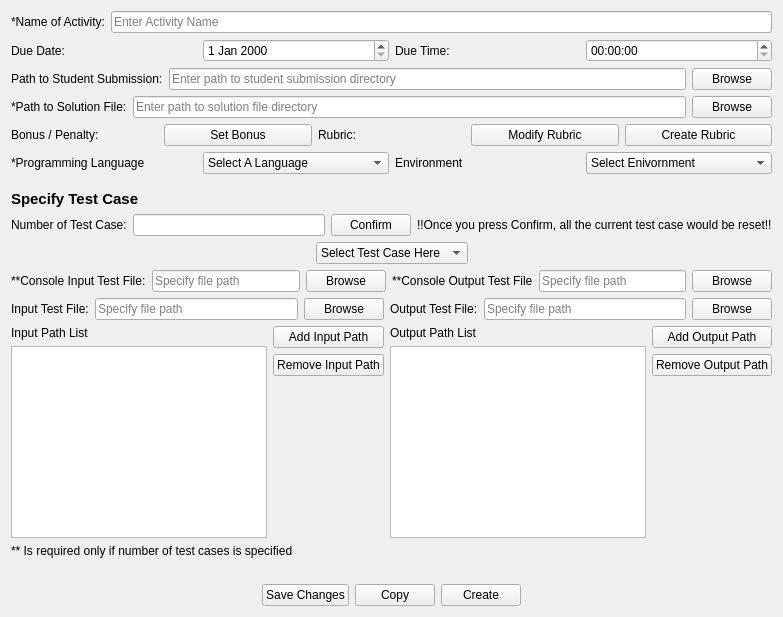
        <widget class="QWidget" name="CreateProgrammingActivityPage">
         <layout class="QVBoxLayout" name="verticalLayout_48">
          <item>
           <layout class="QHBoxLayout" name="horizontalLayout_48">
            <item>
             <widget class="QLabel" name="label_37">
              <property name="text">
               <string>*Name of Activity:</string>
              </property>
             </widget>
            </item>
            <item>
             <widget class="QLineEdit" name="ActivityName_Programming">
              <property name="text">
               <string/>
              </property>
              <property name="placeholderText">
               <string>Enter Activity Name</string>
              </property>
             </widget>
            </item>
           </layout>
          </item>
          <item>
           <layout class="QHBoxLayout" name="horizontalLayout_49">
            <item>
             <widget class="QLabel" name="label_38">
              <property name="text">
               <string>Due Date:</string>
              </property>
             </widget>
            </item>
            <item>
             <widget class="QDateEdit" name="DueDate_Programming"/>
            </item>
            <item>
             <widget class="QLabel" name="label_23">
              <property name="text">
               <string>Due Time:</string>
              </property>
             </widget>
            </item>
            <item>
             <widget class="QTimeEdit" name="DueTime_Programming"/>
            </item>
           </layout>
          </item>
          <item>
           <layout class="QHBoxLayout" name="horizontalLayout_51">
            <item>
             <widget class="QLabel" name="label_39">
              <property name="text">
               <string>Path to Student Submission:</string>
              </property>
             </widget>
            </item>
            <item>
             <widget class="QLineEdit" name="StudentSubmissionPath_Programming">
              <property name="text">
               <string/>
              </property>
              <property name="placeholderText">
               <string>Enter path to student submission directory</string>
              </property>
             </widget>
            </item>
            <item>
             <widget class="QPushButton" name="StudentSubmissionPath_ProgrammingButton">
              <property name="text">
               <string>Browse</string>
              </property>
             </widget>
            </item>
           </layout>
          </item>
          <item>
           <layout class="QHBoxLayout" name="horizontalLayout_52">
            <item>
             <widget class="QLabel" name="label_42">
              <property name="text">
               <string>*Path to Solution File:</string>
              </property>
             </widget>
            </item>
            <item>
             <widget class="QLineEdit" name="SolutionPath_Programming">
              <property name="text">
               <string/>
              </property>
              <property name="placeholderText">
               <string>Enter path to solution file directory</string>
              </property>
             </widget>
            </item>
            <item>
             <widget class="QPushButton" name="SolutionPath_ProgrammingButton">
              <property name="text">
               <string>Browse</string>
              </property>
             </widget>
            </item>
           </layout>
          </item>
          <item>
           <layout class="QHBoxLayout" name="horizontalLayout_50">
            <item>
             <widget class="QLabel" name="label_63">
              <property name="text">
               <string>Bonus / Penalty:</string>
              </property>
             </widget>
            </item>
            <item>
             <widget class="QPushButton" name="setBouns_ProgrammingButton">
              <property name="text">
               <string>Set Bonus</string>
              </property>
             </widget>
            </item>
            <item>
             <widget class="QLabel" name="label_41">
              <property name="text">
               <string>Rubric:</string>
              </property>
             </widget>
            </item>
            <item>
             <widget class="QPushButton" name="ModifyRubic_ProgrammingButton">
              <property name="text">
               <string>Modify Rubric</string>
              </property>
             </widget>
            </item>
            <item>
             <widget class="QPushButton" name="CreateRubic_ProgrammingButton">
              <property name="text">
               <string>Create Rubric</string>
              </property>
             </widget>
            </item>
           </layout>
          </item>
          <item>
           <layout class="QHBoxLayout" name="horizontalLayout_26">
            <item>
             <widget class="QLabel" name="label_64">
              <property name="text">
               <string>*Programming Language</string>
              </property>
             </widget>
            </item>
            <item>
             <widget class="QComboBox" name="LanguageComboBox_Programming">
              <item>
               <property name="text">
                <string>Select A Language</string>
               </property>
              </item>
              <item>
               <property name="text">
                <string>Java</string>
               </property>
              </item>
              <item>
               <property name="text">
                <string>C++</string>
               </property>
              </item>
              <item>
               <property name="text">
                <string>C</string>
               </property>
              </item>
              <item>
               <property name="text">
                <string>Python</string>
               </property>
              </item>
             </widget>
            </item>
            <item>
             <widget class="QLabel" name="label_65">
              <property name="text">
               <string>Environment</string>
              </property>
             </widget>
            </item>
            <item>
             <widget class="QComboBox" name="EnviromentComboBox_Programming">
              <item>
               <property name="text">
                <string>Select Enivornment</string>
               </property>
              </item>
              <item>
               <property name="text">
                <string>Linux Command Line</string>
               </property>
              </item>
              <item>
               <property name="text">
                <string>Eclipse</string>
               </property>
              </item>
              <item>
               <property name="text">
                <string>Visual Studio</string>
               </property>
              </item>
             </widget>
            </item>
           </layout>
          </item>
          <item>
           <spacer name="verticalSpacer_32">
            <property name="orientation">
             <enum>Qt::Vertical</enum>
            </property>
            <property name="sizeType">
             <enum>QSizePolicy::Minimum</enum>
            </property>
            <property name="sizeHint" stdset="0">
             <size>
              <width>20</width>
              <height>10</height>
             </size>
            </property>
           </spacer>
          </item>
          <item>
           <widget class="QLabel" name="label_52">
            <property name="font">
             <font>
              <pointsize>11</pointsize>
              <weight>75</weight>
              <bold>true</bold>
             </font>
            </property>
            <property name="text">
             <string>Specify Test Case</string>
            </property>
           </widget>
          </item>
          <item>
           <layout class="QHBoxLayout" name="horizontalLayout_60">
            <item>
             <widget class="QLabel" name="label_22">
              <property name="text">
               <string>Number of Test Case:</string>
              </property>
             </widget>
            </item>
            <item>
             <widget class="QLineEdit" name="NumberofTest_Programming"/>
            </item>
            <item>
             <widget class="QPushButton" name="confirmButton_Programming">
              <property name="text">
               <string>Confirm</string>
              </property>
             </widget>
            </item>
            <item>
             <widget class="QLabel" name="label_47">
              <property name="text">
               <string>!!Once you press Confirm, all the current test case would be reset!!</string>
              </property>
             </widget>
            </item>
           </layout>
          </item>
          <item>
           <layout class="QHBoxLayout" name="horizontalLayout_70">
            <item>
             <spacer name="horizontalSpacer_51">
              <property name="orientation">
               <enum>Qt::Horizontal</enum>
              </property>
              <property name="sizeHint" stdset="0">
               <size>
                <width>40</width>
                <height>20</height>
               </size>
              </property>
             </spacer>
            </item>
            <item>
             <widget class="QComboBox" name="TestCasecomboBox_Programming">
              <property name="minimumSize">
               <size>
                <width>130</width>
                <height>0</height>
               </size>
              </property>
              <item>
               <property name="text">
                <string>Select Test Case Here</string>
               </property>
              </item>
             </widget>
            </item>
            <item>
             <spacer name="horizontalSpacer_43">
              <property name="orientation">
               <enum>Qt::Horizontal</enum>
              </property>
              <property name="sizeHint" stdset="0">
               <size>
                <width>40</width>
                <height>20</height>
               </size>
              </property>
             </spacer>
            </item>
           </layout>
          </item>
          <item>
           <layout class="QHBoxLayout" name="horizontalLayout_47">
            <item>
             <widget class="QLabel" name="Path1_label">
              <property name="text">
               <string>**Console Input Test File:</string>
              </property>
             </widget>
            </item>
            <item>
             <widget class="QLineEdit" name="ConsoleInputTestFilePath_Programming">
              <property name="text">
               <string/>
              </property>
              <property name="placeholderText">
               <string>Specify file path</string>
              </property>
             </widget>
            </item>
            <item>
             <widget class="QPushButton" name="ConsoleInputTestFilePath_ProgrammingButton">
              <property name="text">
               <string>Browse</string>
              </property>
             </widget>
            </item>
            <item>
             <widget class="QLabel" name="Path2_label">
              <property name="text">
               <string>**Console Output Test File</string>
              </property>
             </widget>
            </item>
            <item>
             <widget class="QLineEdit" name="ConsoleOutputTestFilePath_Programming">
              <property name="text">
               <string/>
              </property>
              <property name="placeholderText">
               <string>Specify file path</string>
              </property>
             </widget>
            </item>
            <item>
             <widget class="QPushButton" name="ConsoleOutputTestFilePath_ProgrammingButton">
              <property name="text">
               <string>Browse</string>
              </property>
             </widget>
            </item>
           </layout>
          </item>
          <item>
           <layout class="QHBoxLayout" name="horizontalLayout_54">
            <item>
             <widget class="QLabel" name="Path3_label">
              <property name="text">
               <string>Input Test File:</string>
              </property>
             </widget>
            </item>
            <item>
             <widget class="QLineEdit" name="InputTestFilePath_Programming">
              <property name="text">
               <string/>
              </property>
              <property name="placeholderText">
               <string>Specify file path</string>
              </property>
             </widget>
            </item>
            <item>
             <widget class="QPushButton" name="InputTestFilePath_ProgrammingButton">
              <property name="text">
               <string>Browse</string>
              </property>
             </widget>
            </item>
            <item>
             <widget class="QLabel" name="Path4_label">
              <property name="text">
               <string>Output Test File:</string>
              </property>
             </widget>
            </item>
            <item>
             <widget class="QLineEdit" name="OutputTestFilePath_Programming">
              <property name="text">
               <string/>
              </property>
              <property name="placeholderText">
               <string>Specify file path</string>
              </property>
             </widget>
            </item>
            <item>
             <widget class="QPushButton" name="OutputTestFilePath_ProgrammingButton">
              <property name="text">
               <string>Browse</string>
              </property>
             </widget>
            </item>
           </layout>
          </item>
          <item>
           <layout class="QHBoxLayout" name="horizontalLayout_56">
            <item>
             <layout class="QVBoxLayout" name="verticalLayout_47">
              <item>
               <widget class="QLabel" name="label_20">
                <property name="text">
                 <string>Input Path List</string>
                </property>
               </widget>
              </item>
              <item>
               <widget class="QListWidget" name="Inputpathlist_Programming"/>
              </item>
             </layout>
            </item>
            <item>
             <layout class="QVBoxLayout" name="verticalLayout_17">
              <item>
               <widget class="QPushButton" name="addInputPathButton_Programming">
                <property name="text">
                 <string>Add Input Path</string>
                </property>
               </widget>
              </item>
              <item>
               <widget class="QPushButton" name="RemoveInputPathButton_Programming">
                <property name="text">
                 <string>Remove Input Path</string>
                </property>
               </widget>
              </item>
              <item>
               <spacer name="verticalSpacer_35">
                <property name="orientation">
                 <enum>Qt::Vertical</enum>
                </property>
                <property name="sizeHint" stdset="0">
                 <size>
                  <width>20</width>
                  <height>40</height>
                 </size>
                </property>
               </spacer>
              </item>
             </layout>
            </item>
            <item>
             <layout class="QVBoxLayout" name="verticalLayout_26">
              <item>
               <widget class="QLabel" name="label_21">
                <property name="text">
                 <string>Output Path List</string>
                </property>
               </widget>
              </item>
              <item>
               <widget class="QListWidget" name="Outputpathlist_Programming"/>
              </item>
             </layout>
            </item>
            <item>
             <layout class="QVBoxLayout" name="verticalLayout_25">
              <item>
               <widget class="QPushButton" name="addOutputPathButton_Programming">
                <property name="text">
                 <string>Add Output Path</string>
                </property>
               </widget>
              </item>
              <item>
               <widget class="QPushButton" name="RemoveOutputPathButton_Programming">
                <property name="text">
                 <string>Remove Output Path</string>
                </property>
               </widget>
              </item>
              <item>
               <spacer name="verticalSpacer_36">
                <property name="orientation">
                 <enum>Qt::Vertical</enum>
                </property>
                <property name="sizeHint" stdset="0">
                 <size>
                  <width>20</width>
                  <height>40</height>
                 </size>
                </property>
               </spacer>
              </item>
             </layout>
            </item>
           </layout>
          </item>
          <item>
           <widget class="QLabel" name="label_50">
            <property name="text">
             <string>** Is required only if number of test cases is specified</string>
            </property>
           </widget>
          </item>
          <item>
           <spacer name="verticalSpacer_28">
            <property name="orientation">
             <enum>Qt::Vertical</enum>
            </property>
            <property name="sizeType">
             <enum>QSizePolicy::Minimum</enum>
            </property>
            <property name="sizeHint" stdset="0">
             <size>
              <width>20</width>
              <height>20</height>
             </size>
            </property>
           </spacer>
          </item>
          <item>
           <layout class="QHBoxLayout" name="horizontalLayout_55">
            <item>
             <spacer name="horizontalSpacer_35">
              <property name="orientation">
               <enum>Qt::Horizontal</enum>
              </property>
              <property name="sizeHint" stdset="0">
               <size>
                <width>40</width>
                <height>20</height>
               </size>
              </property>
             </spacer>
            </item>
            <item>
             <widget class="QPushButton" name="SaveChangesButton_Programming">
              <property name="text">
               <string>Save Changes</string>
              </property>
             </widget>
            </item>
            <item>
             <widget class="QPushButton" name="CopyProgrammingActivityBt">
              <property name="text">
               <string>Copy</string>
              </property>
             </widget>
            </item>
            <item>
             <widget class="QPushButton" name="CreateActivityButton_Programming">
              <property name="text">
               <string>Create</string>
              </property>
             </widget>
            </item>
            <item>
             <spacer name="horizontalSpacer_62">
              <property name="orientation">
               <enum>Qt::Horizontal</enum>
              </property>
              <property name="sizeHint" stdset="0">
               <size>
                <width>40</width>
                <height>20</height>
               </size>
              </property>
             </spacer>
            </item>
           </layout>
          </item>
         </layout>
         <zorder></zorder>
         <zorder></zorder>
         <zorder>label_50</zorder>
         <zorder>verticalSpacer_32</zorder>
         <zorder>label_52</zorder>
        </widget>
